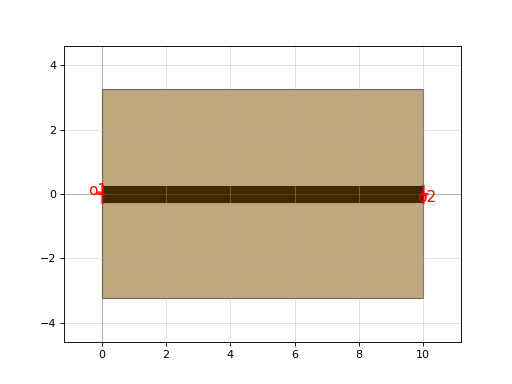

Reproduce this figure in Python.
import gdsfactory as gf

c = gf.components.straight_rib(length=10.0, npoints=2, with_bbox=True)
c.plot()
